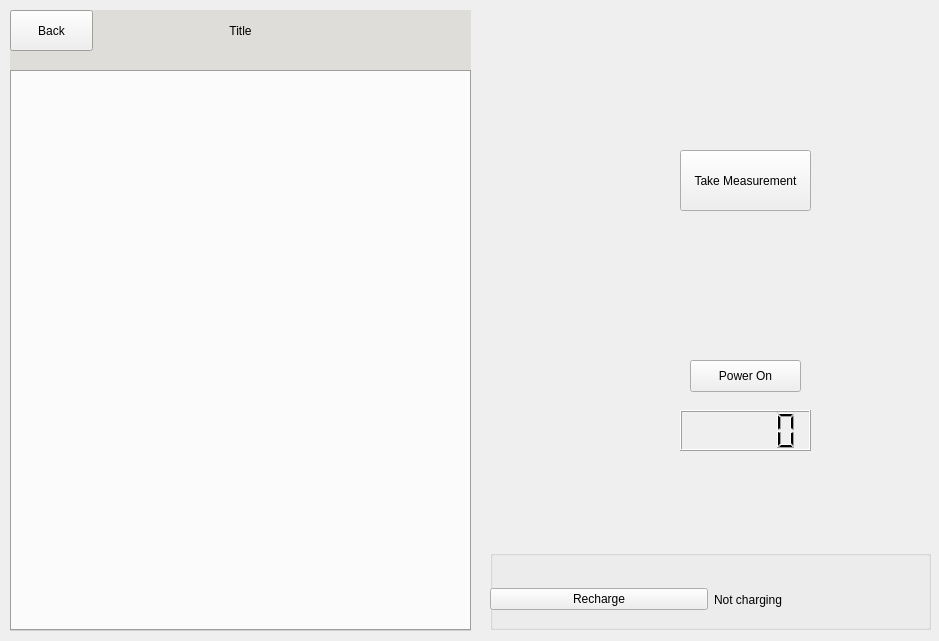
<?xml version="1.0" encoding="UTF-8"?>
<ui version="4.0">
 <class>MainWindow</class>
 <widget class="QMainWindow" name="MainWindow">
  <property name="geometry">
   <rect>
    <x>0</x>
    <y>0</y>
    <width>939</width>
    <height>641</height>
   </rect>
  </property>
  <property name="windowTitle">
   <string>MainWindow</string>
  </property>
  <widget class="QWidget" name="centralwidget">
   <widget class="QStackedWidget" name="MenuWidget">
    <property name="geometry">
     <rect>
      <x>10</x>
      <y>50</y>
      <width>461</width>
      <height>581</height>
     </rect>
    </property>
    <property name="palette">
     <palette>
      <active>
       <colorrole role="Base">
        <brush brushstyle="SolidPattern">
         <color alpha="255">
          <red>255</red>
          <green>255</green>
          <blue>255</blue>
         </color>
        </brush>
       </colorrole>
       <colorrole role="Window">
        <brush brushstyle="SolidPattern">
         <color alpha="255">
          <red>222</red>
          <green>221</green>
          <blue>218</blue>
         </color>
        </brush>
       </colorrole>
      </active>
      <inactive>
       <colorrole role="Base">
        <brush brushstyle="SolidPattern">
         <color alpha="255">
          <red>255</red>
          <green>255</green>
          <blue>255</blue>
         </color>
        </brush>
       </colorrole>
       <colorrole role="Window">
        <brush brushstyle="SolidPattern">
         <color alpha="255">
          <red>222</red>
          <green>221</green>
          <blue>218</blue>
         </color>
        </brush>
       </colorrole>
      </inactive>
      <disabled>
       <colorrole role="Base">
        <brush brushstyle="SolidPattern">
         <color alpha="255">
          <red>222</red>
          <green>221</green>
          <blue>218</blue>
         </color>
        </brush>
       </colorrole>
       <colorrole role="Window">
        <brush brushstyle="SolidPattern">
         <color alpha="255">
          <red>222</red>
          <green>221</green>
          <blue>218</blue>
         </color>
        </brush>
       </colorrole>
      </disabled>
     </palette>
    </property>
    <property name="autoFillBackground">
     <bool>true</bool>
    </property>
    <property name="currentIndex">
     <number>5</number>
    </property>
    <widget class="QWidget" name="ProfilePage">
     <widget class="QComboBox" name="profileComboBox">
      <property name="geometry">
       <rect>
        <x>10</x>
        <y>70</y>
        <width>441</width>
        <height>31</height>
       </rect>
      </property>
     </widget>
     <widget class="QPushButton" name="addProfileButton">
      <property name="geometry">
       <rect>
        <x>10</x>
        <y>500</y>
        <width>441</width>
        <height>25</height>
       </rect>
      </property>
      <property name="text">
       <string>Add Profile</string>
      </property>
     </widget>
     <widget class="QPushButton" name="deleteProfileButton">
      <property name="geometry">
       <rect>
        <x>10</x>
        <y>540</y>
        <width>441</width>
        <height>25</height>
       </rect>
      </property>
      <property name="text">
       <string>Delete Profile</string>
      </property>
     </widget>
     <widget class="QPushButton" name="loginButton">
      <property name="geometry">
       <rect>
        <x>10</x>
        <y>460</y>
        <width>441</width>
        <height>25</height>
       </rect>
      </property>
      <property name="text">
       <string>Login</string>
      </property>
     </widget>
     <widget class="QLabel" name="label">
      <property name="geometry">
       <rect>
        <x>10</x>
        <y>40</y>
        <width>62</width>
        <height>17</height>
       </rect>
      </property>
      <property name="text">
       <string>Profile:</string>
      </property>
     </widget>
    </widget>
    <widget class="QWidget" name="createProfilePage">
     <widget class="QTextEdit" name="fNameTextBox">
      <property name="geometry">
       <rect>
        <x>10</x>
        <y>50</y>
        <width>441</width>
        <height>31</height>
       </rect>
      </property>
     </widget>
     <widget class="QLabel" name="fNameLabel">
      <property name="geometry">
       <rect>
        <x>10</x>
        <y>30</y>
        <width>161</width>
        <height>17</height>
       </rect>
      </property>
      <property name="text">
       <string>First Name</string>
      </property>
     </widget>
     <widget class="QLabel" name="lNameLabel">
      <property name="geometry">
       <rect>
        <x>10</x>
        <y>100</y>
        <width>161</width>
        <height>17</height>
       </rect>
      </property>
      <property name="text">
       <string>Last Name</string>
      </property>
     </widget>
     <widget class="QTextEdit" name="lNameTextBox">
      <property name="geometry">
       <rect>
        <x>10</x>
        <y>120</y>
        <width>441</width>
        <height>31</height>
       </rect>
      </property>
     </widget>
     <widget class="QSpinBox" name="weightSpinBox">
      <property name="geometry">
       <rect>
        <x>10</x>
        <y>190</y>
        <width>45</width>
        <height>26</height>
       </rect>
      </property>
     </widget>
     <widget class="QLabel" name="weightLabel">
      <property name="geometry">
       <rect>
        <x>10</x>
        <y>170</y>
        <width>61</width>
        <height>17</height>
       </rect>
      </property>
      <property name="text">
       <string>Weight</string>
      </property>
     </widget>
     <widget class="QLabel" name="heightLabel">
      <property name="geometry">
       <rect>
        <x>110</x>
        <y>170</y>
        <width>61</width>
        <height>17</height>
       </rect>
      </property>
      <property name="text">
       <string>Height</string>
      </property>
     </widget>
     <widget class="QSpinBox" name="heightSpinBox">
      <property name="geometry">
       <rect>
        <x>110</x>
        <y>190</y>
        <width>45</width>
        <height>26</height>
       </rect>
      </property>
     </widget>
     <widget class="QDateEdit" name="dobDateEdit">
      <property name="geometry">
       <rect>
        <x>220</x>
        <y>190</y>
        <width>110</width>
        <height>26</height>
       </rect>
      </property>
     </widget>
     <widget class="QLabel" name="dobLabel">
      <property name="geometry">
       <rect>
        <x>220</x>
        <y>170</y>
        <width>91</width>
        <height>17</height>
       </rect>
      </property>
      <property name="text">
       <string>Date of Birth</string>
      </property>
     </widget>
     <widget class="QLabel" name="countryLabel">
      <property name="geometry">
       <rect>
        <x>10</x>
        <y>240</y>
        <width>161</width>
        <height>17</height>
       </rect>
      </property>
      <property name="text">
       <string>Country</string>
      </property>
     </widget>
     <widget class="QTextEdit" name="countryTextBox">
      <property name="geometry">
       <rect>
        <x>10</x>
        <y>260</y>
        <width>441</width>
        <height>31</height>
       </rect>
      </property>
     </widget>
     <widget class="QTextEdit" name="phoneTextBox">
      <property name="geometry">
       <rect>
        <x>10</x>
        <y>330</y>
        <width>441</width>
        <height>31</height>
       </rect>
      </property>
     </widget>
     <widget class="QLabel" name="phoneLabel">
      <property name="geometry">
       <rect>
        <x>10</x>
        <y>310</y>
        <width>161</width>
        <height>17</height>
       </rect>
      </property>
      <property name="text">
       <string>Phone</string>
      </property>
     </widget>
     <widget class="QTextEdit" name="emailTextBox">
      <property name="geometry">
       <rect>
        <x>10</x>
        <y>400</y>
        <width>441</width>
        <height>31</height>
       </rect>
      </property>
     </widget>
     <widget class="QLabel" name="emailLabel">
      <property name="geometry">
       <rect>
        <x>10</x>
        <y>380</y>
        <width>161</width>
        <height>17</height>
       </rect>
      </property>
      <property name="text">
       <string>Email</string>
      </property>
     </widget>
     <widget class="QLabel" name="passwordLabel">
      <property name="geometry">
       <rect>
        <x>10</x>
        <y>450</y>
        <width>161</width>
        <height>17</height>
       </rect>
      </property>
      <property name="text">
       <string>Password</string>
      </property>
     </widget>
     <widget class="QTextEdit" name="passwordTextBox">
      <property name="geometry">
       <rect>
        <x>10</x>
        <y>470</y>
        <width>441</width>
        <height>31</height>
       </rect>
      </property>
     </widget>
     <widget class="QPushButton" name="createProfileButton">
      <property name="geometry">
       <rect>
        <x>12</x>
        <y>534</y>
        <width>441</width>
        <height>31</height>
       </rect>
      </property>
      <property name="text">
       <string>Create user</string>
      </property>
     </widget>
    </widget>
    <widget class="QWidget" name="mainMenu">
     <widget class="QPushButton" name="startMeasureButton">
      <property name="geometry">
       <rect>
        <x>10</x>
        <y>50</y>
        <width>441</width>
        <height>41</height>
       </rect>
      </property>
      <property name="text">
       <string>Start Measurements</string>
      </property>
     </widget>
     <widget class="QPushButton" name="historyButton">
      <property name="geometry">
       <rect>
        <x>10</x>
        <y>110</y>
        <width>441</width>
        <height>41</height>
       </rect>
      </property>
      <property name="text">
       <string>History</string>
      </property>
     </widget>
     <widget class="QPushButton" name="recommendationButton">
      <property name="geometry">
       <rect>
        <x>10</x>
        <y>170</y>
        <width>441</width>
        <height>41</height>
       </rect>
      </property>
      <property name="text">
       <string>Recommendations</string>
      </property>
     </widget>
     <widget class="QPushButton" name="summaryButton">
      <property name="geometry">
       <rect>
        <x>10</x>
        <y>230</y>
        <width>441</width>
        <height>41</height>
       </rect>
      </property>
      <property name="text">
       <string>Summary</string>
      </property>
     </widget>
    </widget>
    <widget class="QWidget" name="measurementPage">
     <widget class="QLabel" name="measurePointLabel">
      <property name="geometry">
       <rect>
        <x>20</x>
        <y>100</y>
        <width>131</width>
        <height>17</height>
       </rect>
      </property>
      <property name="text">
       <string>Measure point: 1</string>
      </property>
     </widget>
     <widget class="QTextEdit" name="measurementHistory">
      <property name="geometry">
       <rect>
        <x>10</x>
        <y>280</y>
        <width>441</width>
        <height>291</height>
       </rect>
      </property>
     </widget>
    </widget>
    <widget class="QWidget" name="recommendationPage">
     <widget class="QListWidget" name="recommendationList">
      <property name="geometry">
       <rect>
        <x>10</x>
        <y>30</y>
        <width>441</width>
        <height>540</height>
       </rect>
      </property>
      <property name="wordWrap">
       <bool>true</bool>
      </property>
      <item>
       <property name="text">
        <string>Bring these measurements to your doctor to have a better insight on what these data mean for your overall health.</string>
       </property>
       <property name="icon">
        <iconset theme="QIcon::ThemeIcon::DialogInformation">
         <normaloff>.</normaloff>.</iconset>
       </property>
      </item>
     </widget>
    </widget>
    <widget class="QWidget" name="historyPage">
     <widget class="QTabWidget" name="historyTab">
      <property name="geometry">
       <rect>
        <x>0</x>
        <y>20</y>
        <width>461</width>
        <height>561</height>
       </rect>
      </property>
      <property name="currentIndex">
       <number>-1</number>
      </property>
     </widget>
    </widget>
    <widget class="QWidget" name="summaryPage"/>
   </widget>
   <widget class="QWidget" name="Header" native="true">
    <property name="geometry">
     <rect>
      <x>10</x>
      <y>10</y>
      <width>461</width>
      <height>41</height>
     </rect>
    </property>
    <property name="palette">
     <palette>
      <active>
       <colorrole role="Base">
        <brush brushstyle="SolidPattern">
         <color alpha="255">
          <red>222</red>
          <green>221</green>
          <blue>218</blue>
         </color>
        </brush>
       </colorrole>
       <colorrole role="Window">
        <brush brushstyle="SolidPattern">
         <color alpha="255">
          <red>222</red>
          <green>221</green>
          <blue>218</blue>
         </color>
        </brush>
       </colorrole>
      </active>
      <inactive>
       <colorrole role="Base">
        <brush brushstyle="SolidPattern">
         <color alpha="255">
          <red>222</red>
          <green>221</green>
          <blue>218</blue>
         </color>
        </brush>
       </colorrole>
       <colorrole role="Window">
        <brush brushstyle="SolidPattern">
         <color alpha="255">
          <red>222</red>
          <green>221</green>
          <blue>218</blue>
         </color>
        </brush>
       </colorrole>
      </inactive>
      <disabled>
       <colorrole role="Base">
        <brush brushstyle="SolidPattern">
         <color alpha="255">
          <red>222</red>
          <green>221</green>
          <blue>218</blue>
         </color>
        </brush>
       </colorrole>
       <colorrole role="Window">
        <brush brushstyle="SolidPattern">
         <color alpha="255">
          <red>222</red>
          <green>221</green>
          <blue>218</blue>
         </color>
        </brush>
       </colorrole>
      </disabled>
     </palette>
    </property>
    <widget class="QLabel" name="pageTitle">
     <property name="geometry">
      <rect>
       <x>0</x>
       <y>0</y>
       <width>461</width>
       <height>41</height>
      </rect>
     </property>
     <property name="palette">
      <palette>
       <active>
        <colorrole role="Base">
         <brush brushstyle="SolidPattern">
          <color alpha="255">
           <red>239</red>
           <green>239</green>
           <blue>239</blue>
          </color>
         </brush>
        </colorrole>
        <colorrole role="Window">
         <brush brushstyle="SolidPattern">
          <color alpha="255">
           <red>222</red>
           <green>221</green>
           <blue>218</blue>
          </color>
         </brush>
        </colorrole>
       </active>
       <inactive>
        <colorrole role="Base">
         <brush brushstyle="SolidPattern">
          <color alpha="255">
           <red>239</red>
           <green>239</green>
           <blue>239</blue>
          </color>
         </brush>
        </colorrole>
        <colorrole role="Window">
         <brush brushstyle="SolidPattern">
          <color alpha="255">
           <red>222</red>
           <green>221</green>
           <blue>218</blue>
          </color>
         </brush>
        </colorrole>
       </inactive>
       <disabled>
        <colorrole role="Base">
         <brush brushstyle="SolidPattern">
          <color alpha="255">
           <red>222</red>
           <green>221</green>
           <blue>218</blue>
          </color>
         </brush>
        </colorrole>
        <colorrole role="Window">
         <brush brushstyle="SolidPattern">
          <color alpha="255">
           <red>222</red>
           <green>221</green>
           <blue>218</blue>
          </color>
         </brush>
        </colorrole>
       </disabled>
      </palette>
     </property>
     <property name="autoFillBackground">
      <bool>true</bool>
     </property>
     <property name="text">
      <string>Title</string>
     </property>
     <property name="alignment">
      <set>Qt::AlignCenter</set>
     </property>
    </widget>
    <widget class="QPushButton" name="backButton">
     <property name="geometry">
      <rect>
       <x>0</x>
       <y>0</y>
       <width>83</width>
       <height>41</height>
      </rect>
     </property>
     <property name="text">
      <string>Back</string>
     </property>
    </widget>
   </widget>
   <widget class="QFrame" name="frame">
    <property name="geometry">
     <rect>
      <x>680</x>
      <y>150</y>
      <width>131</width>
      <height>301</height>
     </rect>
    </property>
    <property name="frameShape">
     <enum>QFrame::NoFrame</enum>
    </property>
    <widget class="QPushButton" name="powerButton">
     <property name="geometry">
      <rect>
       <x>10</x>
       <y>210</y>
       <width>111</width>
       <height>32</height>
      </rect>
     </property>
     <property name="text">
      <string>Power On</string>
     </property>
    </widget>
    <widget class="QLCDNumber" name="batteryIndicator">
     <property name="geometry">
      <rect>
       <x>0</x>
       <y>260</y>
       <width>131</width>
       <height>41</height>
      </rect>
     </property>
    </widget>
    <widget class="QPushButton" name="probeButton">
     <property name="geometry">
      <rect>
       <x>0</x>
       <y>0</y>
       <width>131</width>
       <height>61</height>
      </rect>
     </property>
     <property name="text">
      <string>Take Measurement</string>
     </property>
    </widget>
   </widget>
   <widget class="QGroupBox" name="groupBox">
    <property name="geometry">
     <rect>
      <x>490</x>
      <y>550</y>
      <width>441</width>
      <height>80</height>
     </rect>
    </property>
    <property name="title">
     <string/>
    </property>
    <widget class="QWidget" name="horizontalLayoutWidget">
     <property name="geometry">
      <rect>
       <x>0</x>
       <y>19</y>
       <width>441</width>
       <height>61</height>
      </rect>
     </property>
     <layout class="QHBoxLayout" name="horizontalLayout">
      <item>
       <widget class="QPushButton" name="rechargeButton">
        <property name="text">
         <string>Recharge</string>
        </property>
       </widget>
      </item>
      <item>
       <widget class="QLabel" name="chargeStatus">
        <property name="text">
         <string>Not charging</string>
        </property>
       </widget>
      </item>
     </layout>
    </widget>
   </widget>
  </widget>
 </widget>
 <resources/>
 <connections/>
</ui>
